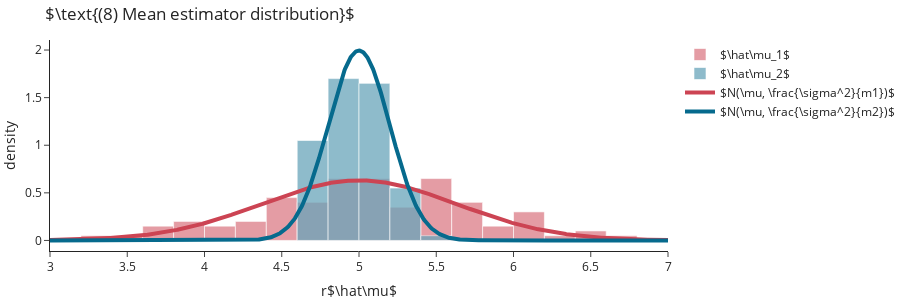

Notebook code for this chart:
### Markdown cell above
## Bonus - Distribution Of An Estimator
Sometimes we are able to state more than just some momente of an estimator, but rather describe the entire distribution. In the case of Gaussian distributions, for $X\sim\mathcal{N}\left(\mu,\sigma^2\right)$, the distribution of the empirical mean estimator is
$$\hat\mu \backsim \mathcal{N}\left(\mu, \frac{\sigma^2}{M}\right)$$

Namely, it is also a normal distribution, centered around the true value of $mu$, with a variance decreasing as the number of samples increases. As $m\rightarrow\infty$ the variance itself goes to zero. Let us visualize this distribution for different values of $m$. You can imagine that we slice the figure above at two points, and observe the distribution of the calculated estimators at those points.

### Code cell
m1, m2 = 10, 100

mu1 = [np.mean(np.random.normal(mu, sigma, size=m1)) for _ in range(N)]
mu2 = [np.mean(np.random.normal(mu, sigma, size=m2)) for _ in range(N)]


X = np.linspace(3, 7, 1000)
theoretical_dist_m = norm.pdf(X, mu, np.sqrt(sigma**2/m1))
theoretical_dist_M = norm.pdf(X, mu, np.sqrt(sigma**2/m2))

go.Figure([go.Histogram(x=mu1, opacity=0.75, bingroup=1, histnorm='probability density', marker_color="rgb(219,124,134)", name=r'$\hat\mu_1$'),
           go.Histogram(x=mu2, opacity=0.75, bingroup=1, histnorm='probability density', marker_color="rgb(105,165,186)", name=r'$\hat\mu_2$'),
    
           go.Scatter(x=X, y=theoretical_dist_m, mode='lines', line=dict(width=4, color="rgb(204,68,83)"), name=r'$N(\mu, \frac{\sigma^2}{m1})$'),
           go.Scatter(x=X, y=theoretical_dist_M, mode='lines', line=dict(width=4, color="rgb(6,106,141)"), name=r'$N(\mu, \frac{\sigma^2}{m2})$')],
         layout=go.Layout(barmode='overlay',
                          title=r"$\text{(8) Mean estimator distribution}$", 
                          xaxis_title="r$\hat\mu$", 
                          yaxis_title="density",
                          height=300)).show()

### Figure 1 — Plotly figure (JSON) as saved in the notebook; plotly's stock layout.template omitted (floating-point values rounded to 4 significant figures; data arrays with more than 128 entries replaced by an {"elided": "..."} marker saying what was removed)
{"data": [{"bingroup": "1", "histnorm": "probability density", "marker": {"color": "rgb(219,124,134)"}, "name": "$\\hat\\mu_1$", "opacity": 0.75, "type": "histogram", "x": [4.509, 5.641, 4.752, 4.748, 5.701, 5.689, 5.096, 4.781, 5.443, 6.583, 4.849, 4.991, 6.011, 5.623, 4.092, 4.931, 5.524, 5.354, 5.297, 6.264, 4.996, 4.672, 5.364, 5.476, 6.03, 4.691, 5.491, 6.113, 4.526, 4.57, 6.535, 5.182, 6.09, 4.426, 4.666, 4.827, 5.098, 3.887, 5.493, 5.269, 4.308, 4.087, 4.51, 3.595, 5.134, 5.87, 4.864, 5.81, 3.66, 4.891, 4.275, 4.535, 5.506, 5.485, 5.465, 5.764, 4.563, 5.105, 4.757, 3.824, 5.135, 5.304, 4.279, 4.922, 4.829, 6.105, 5.207, 5.058, 6.187, 5.2, 3.857, 4.966, 5.098, 5.76, 4.689, 5.615, 5.446, 4.815, 3.669, 5.406, 4.854, 4.136, 3.204, 5.12, 5.434, 4.22, 5.6, 5.488, 5.105, 5.539, 6.775, 4.908, 3.902, 5.891, 4.484, 5.147, 4.596, 5.182, 5.107, 3.734]}, {"bingroup": "1", "histnorm": "probability density", "marker": {"color": "rgb(105,165,186)"}, "name": "$\\hat\\mu_2$", "opacity": 0.75, "type": "histogram", "x": [4.901, 4.848, 5.111, 5.179, 4.713, 4.972, 4.695, 4.93, 4.782, 4.617, 4.982, 5.251, 4.781, 4.739, 4.964, 4.702, 4.805, 4.844, 5.239, 4.902, 4.691, 5.228, 4.764, 4.946, 5.141, 5.022, 5.116, 4.959, 4.805, 4.783, 4.711, 5.057, 4.823, 5.256, 4.853, 5.411, 4.741, 5.145, 5.066, 5.044, 4.844, 4.665, 4.906, 5.12, 5.008, 5.255, 4.87, 5.23, 4.974, 5.06, 5.002, 5.084, 5.061, 5.147, 5.051, 5.263, 4.952, 4.902, 4.915, 4.905, 4.835, 4.674, 4.907, 5.06, 4.779, 4.908, 5.29, 5.003, 4.673, 5.045, 4.99, 5.127, 4.657, 5.056, 4.88, 5.009, 4.987, 5.119, 4.864, 4.769, 4.722, 5.239, 4.987, 4.714, 5.345, 5.356, 5.02, 4.989, 5.032, 5.022, 4.921, 5.081, 5.102, 5.056, 4.937, 4.974, 5.141, 4.634, 5.017, 5.038]}, {"line": {"color": "rgb(204,68,83)", "width": 4}, "mode": "lines", "name": "$N(\\mu, \\frac{\\sigma^2}{m1})$", "type": "scatter", "x": {"elided": "1000 float values"}, "y": {"elided": "1000 float values"}}, {"line": {"color": "rgb(6,106,141)", "width": 4}, "mode": "lines", "name": "$N(\\mu, \\frac{\\sigma^2}{m2})$", "type": "scatter", "x": {"elided": "1000 float values"}, "y": {"elided": "1000 float values"}}], "layout": {"barmode": "overlay", "height": 300, "title": {"text": "$\\text{(8) Mean estimator distribution}$"}, "xaxis": {"title": {"text": "r$\\hat\\mu$"}}, "yaxis": {"title": {"text": "density"}}}}
